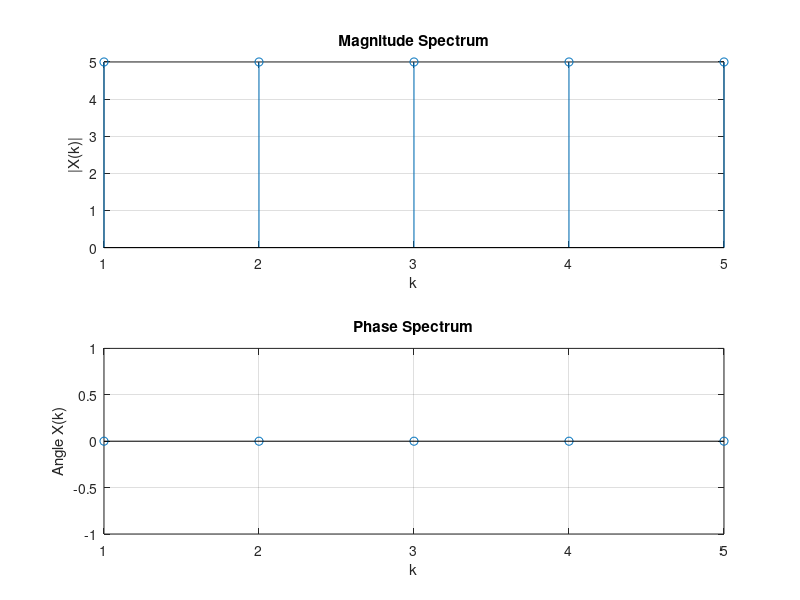

This chart was generated by the following MATLAB code:

%SK. Tanzir Mehedi Shawon
%ID: IT-14012

clear all;
close all;
clc;
x=input('Enter the sequence x(n): ');
N=input('Enter the length of the DIT DFT: ');
length_x=length(x);

if N>length_x
    x=[x zeros(1,N-length_x)];
elseif N<length_x
    x=x(1:N);
end

W=zeros(N,N);
for n=0:N-1
    for k=0:N-1
        W(n+1,k+1)=exp(-i*2*pi*n*k/N);
    end;
end;

X=W*transpose(x);  %Transpose example: new_x.'  

disp('DIT FFT Sequence is:');
disp(X);


subplot(2,1,1);
stem(abs(X));
title('Magnitude Spectrum');
xlabel('k');
ylabel('|X(k)|');
grid on;

subplot(2,1,2);
stem(angle(X));
title('Phase Spectrum');
xlabel('k');
ylabel('Angle X(k)');
grid on;